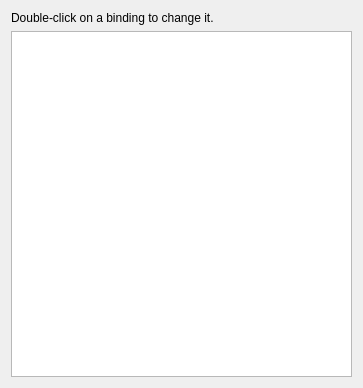
<?xml version="1.0" encoding="UTF-8"?>
<ui version="4.0">
 <class>ConfigureHotkeys</class>
 <widget class="QWidget" name="ConfigureHotkeys">
  <property name="geometry">
   <rect>
    <x>0</x>
    <y>0</y>
    <width>363</width>
    <height>388</height>
   </rect>
  </property>
  <property name="windowTitle">
   <string>Hotkey Settings</string>
  </property>
  <layout class="QVBoxLayout" name="verticalLayout">
   <item>
    <layout class="QVBoxLayout" name="verticalLayout_2">
     <item>
      <widget class="QLabel" name="label_2">
       <property name="text">
        <string>Double-click on a binding to change it.</string>
       </property>
      </widget>
     </item>
     <item>
      <widget class="QTreeView" name="hotkey_list">
       <property name="editTriggers">
        <set>QAbstractItemView::NoEditTriggers</set>
       </property>
       <property name="sortingEnabled">
        <bool>false</bool>
       </property>
      </widget>
     </item>
    </layout>
   </item>
  </layout>
 </widget>
 <resources/>
 <connections/>
</ui>
